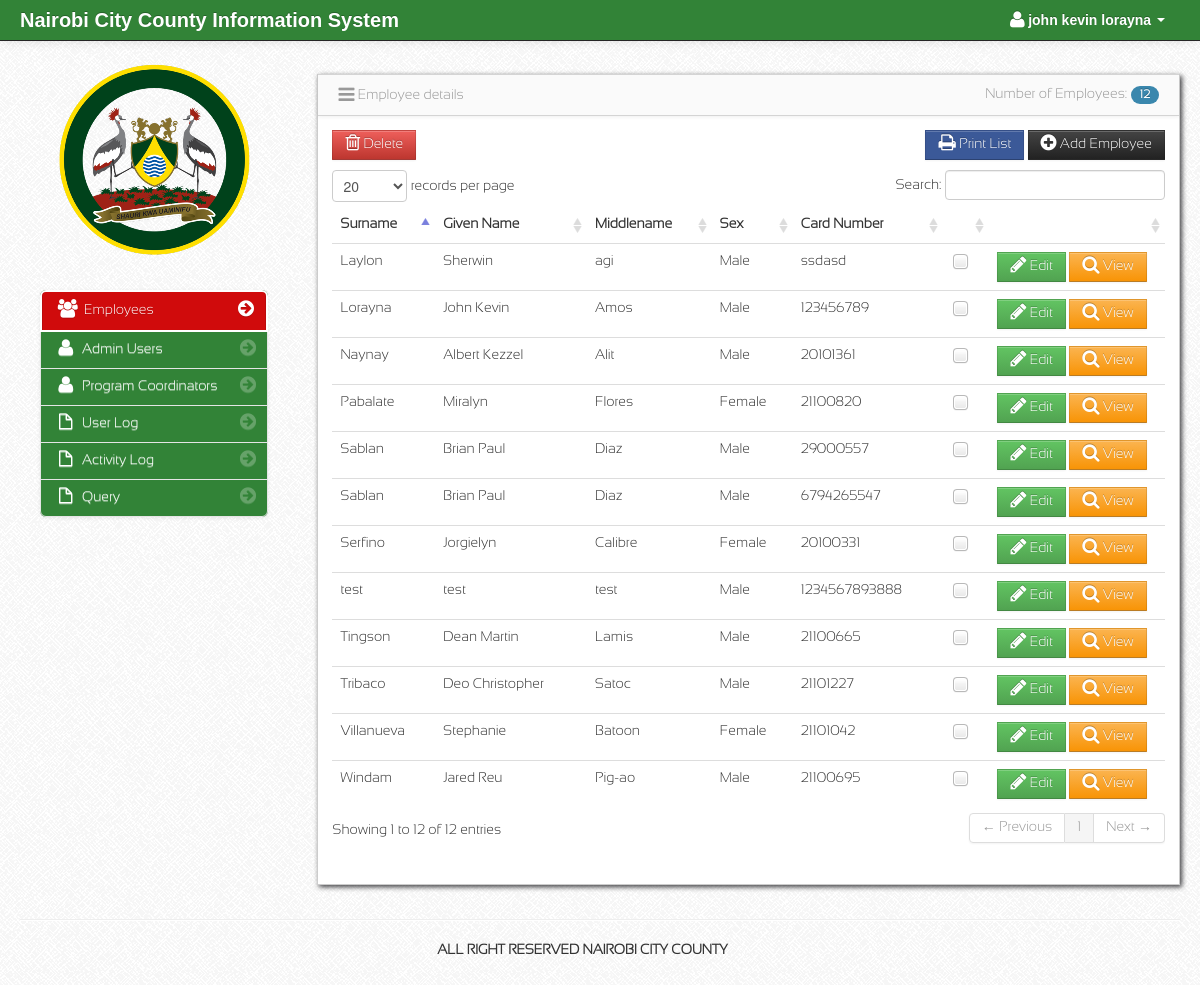
/members.php (signed in), run on the app's committed database.
### tables this page shows
CREATE TABLE IF NOT EXISTS `users` (
  `user_id` int(11) NOT NULL AUTO_INCREMENT,
  `username` varchar(100) NOT NULL,
  `password` varchar(100) NOT NULL,
  `firstname` varchar(100) NOT NULL,
  `lastname` varchar(100) NOT NULL,
  PRIMARY KEY (`user_id`)
);

CREATE TABLE IF NOT EXISTS `members` (
  `member_id` int(11) NOT NULL AUTO_INCREMENT,
  `card_number` varchar(100) NOT NULL,
  `given_name` varchar(20) NOT NULL,
  `surname` varchar(20) NOT NULL,
  `middlename` varchar(20) NOT NULL,
  `sex` varchar(6) NOT NULL,
  `address` varchar(100) NOT NULL,
  `contact_no` varchar(50) NOT NULL,
  `age` int(11) NOT NULL,
  `date_of_birth` varchar(50) NOT NULL,
  `place_of_birth` varchar(100) NOT NULL,
  `civil_status` varchar(50) NOT NULL,
  `voters_id` varchar(11) NOT NULL,
  `postal_code` varchar(10) NOT NULL,
  `philhealth_membership` varchar(100) NOT NULL,
  `philhealth_number` varchar(11) NOT NULL,
  `philhealth_enrollment_sponsor` varchar(100) NOT NULL,
  `spouse_surname` varchar(50) NOT NULL,
  `spouse_given_name` varchar(50) NOT NULL,
  `spouse_middlename` varchar(50) NOT NULL,
  `name_of_employer` varchar(100) NOT NULL,
  `ave_income` varchar(11) NOT NULL,
  `employment_status` varchar(50) NOT NULL,
  PRIMARY KEY (`member_id`)
);

### session.php (called while the page is built, shortened)
<?php
$session_id=$_SESSION['id'];
?>

### members_table.php (the view, shortened to what this page needs)
<?php include('dbcon.php'); ?>
<form action="delete_member.php" method="post">
<table cellpadding="0" cellspacing="0" border="0" class="table" id="example">
	<div class="pull-right">
 <a href="#" onclick="window.print()" class="btn btn-info"><i class="icon-print icon-large"></i> Print List</a>
<a href="add_member.php" class="btn btn-inverse"><i class="icon-plus-sign icon-large"></i> Add Employee</a>
</div>
<a data-toggle="modal" href="#student_delete" id="delete"  class="btn btn-danger" name=""><i class="icon-trash icon-large"></i> Delete</a>
	<thead>
	<tr>
				<th>Surname</th>
				<th>Given Name</th>
				<th>Middlename</th>
				<th>Sex</th>
				<th>Card Number</th>
				<th class="empty"></th>
				<th class="empty"></th>
	</tr>
	</thead>
	<tbody>
	<?php
	$query = $conn->query("select * from members");
	while ($row = $query->fetch()) {
	$id = $row['member_id'];
	?>
	<tr>
	<td><?php echo $row['surname']; ?></td>
	<td><?php echo $row['given_name']; ?></td>
	<td><?php echo $row['middlename']; ?></td>
	<td><?php echo $row['sex']; ?></td>
	<td><?php echo $row['card_number']; ?></td>
	<td class="empty" width="30"><input id="optionsCheckbox" class="uniform_on" name="selector[]" type="checkbox" value="<?php echo $id; ?>"></td>
	<td class="empty" width="160">
	<a data-placement="left" title="Click to Edit" id="edit<?php echo $id; ?>" href="edit_member.php<?php echo '?id='.$id; ?>" class="btn btn-success"><i class="icon-pencil icon-large"></i> Edit</a>
	<a data-placement="top" title="Click to View all Details" id="view<?php echo $id; ?>" href="view_member.php<?php echo '?id='.$id; ?>" class="btn btn-warning"><i class="icon-search icon-large"></i> View</a>
	</td>
	</tr>
<?php } ?>
	</tbody>
</table>
</form>

### header.php (shortened to what this page needs)
<!DOCTYPE html>
<html class="no-js">
    <head>
			<link href="bootstrap/css/bootstrap.min.css" rel="stylesheet" media="screen">
			<link href="bootstrap/css/bootstrap-responsive.min.css" rel="stylesheet" media="screen">
			<link href="bootstrap/css/font-awesome.css" rel="stylesheet" media="screen">
			<link href="bootstrap/css/my_style.css" rel="stylesheet" media="screen">
			<link href="bootstrap/css/print.css" rel="stylesheet" media="print">
			<link href="vendors/easypiechart/jquery.easy-pie-chart.css" rel="stylesheet" media="screen">
			<link href="assets/styles.css" rel="stylesheet" media="screen">
			<link href="assets/DT_bootstrap.css" rel="stylesheet" media="screen">
			<link href="vendors/jGrowl/jquery.jgrowl.css" rel="stylesheet" media="screen">
    </head>

### members.php (shortened to what this page needs)
<?php include('header.php'); ?>
<?php include('session.php'); ?>
    <body>
		<?php include('navbar.php'); ?>
        <div class="container-fluid">
            <div class="row-fluid">
				<?php include('sidebar_dashboard.php'); ?>
                <div class="span9" id="">
                     <div class="row-fluid">
                        <div  id="block_bg" class="block">
						<?php
						 	$query = $conn->query("select * from members") or die(mysql_error());
							$count = $query->rowcount();
						?>
                            <div class="navbar navbar-inner block-header">
                                <div class="muted pull-left"><i class="icon-reorder icon-large"></i> Employee details </div>
                                <div class="muted pull-right">
									Number of Employees: <span class="badge badge-info"><?php  echo $count;  ?></span>
								</div>
                            </div>
                            <div class="block-content collapse in">
								<div class="span12" id="studentTableDiv">
									<?php include('members_table.php'); ?>
                                </div>
                            </div>
                        </div>
                    </div>
                </div>
            </div>
		<?php include('footer.php'); ?>
        </div>
		<?php include('script.php'); ?>
    </body>
</html>

### navbar.php (shortened to what this page needs)
<div class="navbar navbar-fixed-top navbar-inverse">
        <div class="navbar-inner">
            <div class="container-fluid">
                <span class="brand" href="#">Nairobi City County Information System</span>
                <div id="coll" class="nav-collapse collapse">
                    <ul class="nav pull-right">
		<?php $query = $conn->query("select * from users where user_id = '$session_id'")or die(mysql_error());
			  $row = $query->fetch();
		?>
                        <li class="dropdown">
                            <a href="#" id="name123" role="button" class="dropdown-toggle" data-toggle="dropdown"> <i class="icon-user icon-large"></i><?php echo $row['firstname']." ".$row['lastname'];  ?> <i class="caret"></i></a>
                        </li>
                    </ul>
                </div>
            </div>
        </div>
</div>

### sidebar_dashboard.php
<div class="span3" id="sidebar">
    <center>
        <img src="images/logo.png" id="logo">
        <ul class="nav nav-list bs-docs-sidenav nav-collapse collapse">
            <li class="active"><a href="members.php"><i class="icon-chevron-right icon-large"></i><i
                        class="icon-group icon-large"></i> Employees </a></li>
            <li><a href="admin_user.php"><i class="icon-chevron-right icon-large"></i><i
                        class="icon-user icon-large"></i> Admin Users</a></li>
            <li><a href="prog_user.php"><i class="icon-chevron-right icon-large"></i><i
                        class="icon-user icon-large"></i> Program Coordinators</a></li>
            <li><a href="user_log.php"><i class="icon-chevron-right icon-large"></i><i class="icon-file icon-large"></i>
                    User Log</a></li>
            <li><a href="activity_log.php"><i class="icon-chevron-right icon-large"></i><i
                        class="icon-file icon-large"></i> Activity Log</a></li>
            <li><a href="query.php"><i class="icon-chevron-right icon-large"></i><i
                        class="icon-file icon-large"></i> Query</a></li>
        </ul>
    </center>
</div>

### footer.php (shortened to what this page needs)
<center>
<hr>
		<footer>
           <p>All Right Reserved Nairobi City County </p>
</center>

### script.php (shortened to what this page needs)
<link href="vendors/datepicker.css" rel="stylesheet" media="screen">
      <link href="vendors/uniform.default.css" rel="stylesheet" media="screen">
      <link href="vendors/chosen.min.css" rel="stylesheet" media="screen">
<link href="vendors/datepicker.css" rel="stylesheet" media="screen">

### assets/styles.css (style rules this page uses)
body { padding-top: 60px; padding-bottom: 40px; background-color: #f5f5f5; }
.block { background: url("../images/pixel-60fff.png") repeat scroll 0 0 rgba(0, 0, 0, 0) !important; border: 1px solid #ccc; background: white; margin: 1em 0em; border-top: none; -webkit-box-shadow: 2px 2px 5px rgba(0, 0, 6, 0.75); -moz-box-shadow: 2px 2px 5px rgba(0, 0, 6, 0.75); box-shadow: 2px 2px 5px rgba(0, 0, 6, 0.75); }
.block-content { margin: 1em; min-height: .25em; }
.block-header { margin-bottom: 0px; border-right: none; border-left: none; -webkit-border-radius: 0px; -moz-border-radius: 0px; border-radius: 0px; }
.block-header div { padding-top: 10px; }
.bs-docs-sidenav { max-width: 228px; margin: 30px 0 0; padding: 0; background-color: #fff; -webkit-border-radius: 6px; -moz-border-radius: 6px; border-radius: 6px; -webkit-box-shadow: 0 1px 4px rgba(0,0,0,.065); -moz-box-shadow: 0 1px 4px rgba(0,0,0,.065); box-shadow: 0 1px 4px rgba(0,0,0,.065); }
.bs-docs-sidenav > li > a { display: block; width: 190px \9; margin: 0 0 -1px; padding: 8px 14px; border: 1px solid #e5e5e5; }
.bs-docs-sidenav > li:first-child > a { -webkit-border-radius: 6px 6px 0 0; -moz-border-radius: 6px 6px 0 0; border-radius: 6px 6px 0 0; }
.bs-docs-sidenav > li:last-child > a { -webkit-border-radius: 0 0 6px 6px; -moz-border-radius: 0 0 6px 6px; border-radius: 0 0 6px 6px; }
.bs-docs-sidenav > .active > a { position: relative; z-index: 2; padding: 9px 15px; border: 2px double; text-shadow: 0 1px 0 rgba(0,0,0,.15); -webkit-box-shadow: inset 1px 0 0 rgba(0,0,0,.1), inset -1px 0 0 rgba(0,0,0,.1); -moz-box-shadow: inset 1px 0 0 rgba(0,0,0,.1), inset -1px 0 0 rgba(0,0,0,.1); box-shadow: inset 1px 0 0 rgba(0,0,0,.1), inset -1px 0 0 rgba(0,0,0,.1); }
.bs-docs-sidenav .icon-chevron-right { float: right; margin-top: 2px; margin-right: -6px; opacity: .25; }
.bs-docs-sidenav .active .icon-chevron-right, .bs-docs-sidenav .active a:hover .icon-chevron-right { opacity: 1; }

### data on the page
users: firstname "john kevin", lastname "lorayna"
members: surname "Lorayna", given_name "John Kevin", middlename "Amos", sex "Male", card_number "123456789"
members: surname "Naynay", given_name "Albert Kezzel", middlename "Alit", sex "Male", card_number "20101361"
members: surname "Sablan", given_name "Brian Paul", middlename "Diaz", sex "Male", card_number "29000557"
members: surname "Tingson", given_name "Dean Martin", middlename "Lamis", sex "Male", card_number "21100665"
members: surname "Tribaco", given_name "Deo Christopher", middlename "Satoc", sex "Male", card_number "21101227"
members: surname "Windam", given_name "Jared Reu", middlename "Pig-ao", sex "Male", card_number "21100695"
members: surname "Serfino", given_name "Jorgielyn", middlename "Calibre", sex "Female", card_number "20100331"
members: surname "Pabalate", given_name "Miralyn", middlename "Flores", sex "Female", card_number "21100820"
members: surname "Villanueva", given_name "Stephanie", middlename "Batoon", sex "Female", card_number "21101042"
members: surname "Laylon", given_name "Sherwin", middlename "agi", sex "Male", card_number "ssdasd"
members: surname "Sablan", given_name "Brian Paul", middlename "Diaz", sex "Male", card_number "6794265547"
members: surname "test", given_name "test", middlename "test", sex "Male", card_number "1234567893888"

### other printed values
$count "12"
